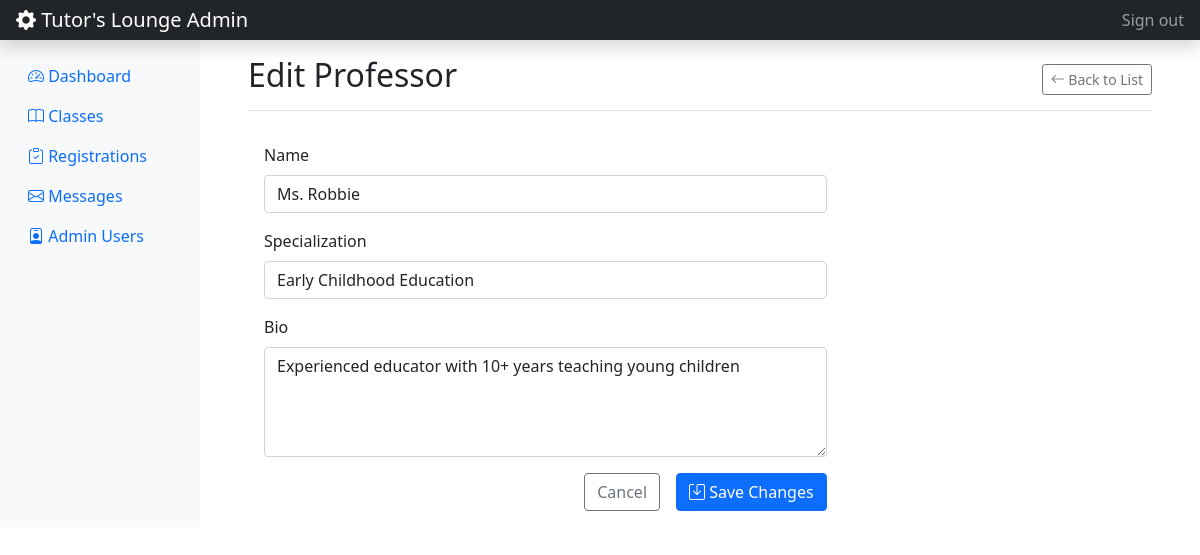
Page /admin/edit_professor.php?id=1 (signed in) on the committed database.
### tables this page shows
CREATE TABLE `professors` (
  `id` int(11) NOT NULL,
  `name` varchar(100) NOT NULL,
  `bio` text DEFAULT NULL,
  `specialization` varchar(100) DEFAULT NULL,
  `image_url` varchar(255) DEFAULT '/api/placeholder/400/300'
);

### admin/edit_professor.php (the view, shortened to what this page needs)
<?php
require_once '../includes/auth_check.php';
$professor_id = isset($_GET['id']) ? (int)$_GET['id'] : 0;
$stmt = $pdo->prepare("SELECT * FROM professors WHERE id = ?");
$stmt->execute([$professor_id]);
$professor = $stmt->fetch();
?>
<?php include '../includes/admin_header.php'; ?>
<div class="container-fluid px-4">
    <div class="d-flex justify-content-between flex-wrap flex-md-nowrap align-items-center pt-3 pb-2 mb-3 border-bottom">
        <h1 class="h2">Edit Professor</h1>
        <div class="btn-toolbar mb-2 mb-md-0">
            <a href="manage_professors.php" class="btn btn-sm btn-outline-secondary">
                <i class="bi bi-arrow-left"></i> Back to List
            </a>
        </div>
    </div>
    <div class="row">
        <div class="col-md-8">
            <div class="card">
                <div class="card-body">
                    <form action="admin_actions.php" method="POST">
                        <div class="mb-3">
                            <label for="name" class="form-label">Name</label>
                            <input type="text" class="form-control" id="name" name="name"
                                value="<?php echo htmlspecialchars($professor['name']); ?>" required>
                        </div>
                        <div class="mb-3">
                            <label for="specialization" class="form-label">Specialization</label>
                            <input type="text" class="form-control" id="specialization" name="specialization"
                                value="<?php echo htmlspecialchars($professor['specialization']); ?>" required>
                        </div>
                        <div class="mb-3">
                            <label for="bio" class="form-label">Bio</label>
                            <textarea class="form-control" id="bio" name="bio" rows="4" required><?php echo htmlspecialchars($professor['bio']); ?></textarea>
                        </div>
                        <div class="d-grid gap-2 d-md-flex justify-content-md-end">
                            <a href="manage_professors.php" class="btn btn-outline-secondary me-2">Cancel</a>
                            <button type="submit" class="btn btn-primary">
                                <i class="bi bi-save"></i> Save Changes
                            </button>
                        </div>
                    </form>
                </div>
            </div>
        </div>
    </div>
</div>
<?php include '../includes/admin_footer.php'; ?>

### assets/css/admin.css (style rules this page uses)
.card { border: none; transition: all 0.2s ease; }

### rows in the picture
professors: name "Ms. Robbie", specialization "Early Childhood Education", bio "Experienced educator with 10+ years teaching young children"

### other values in the picture
SITE_NAME "Tutor's Lounge"
